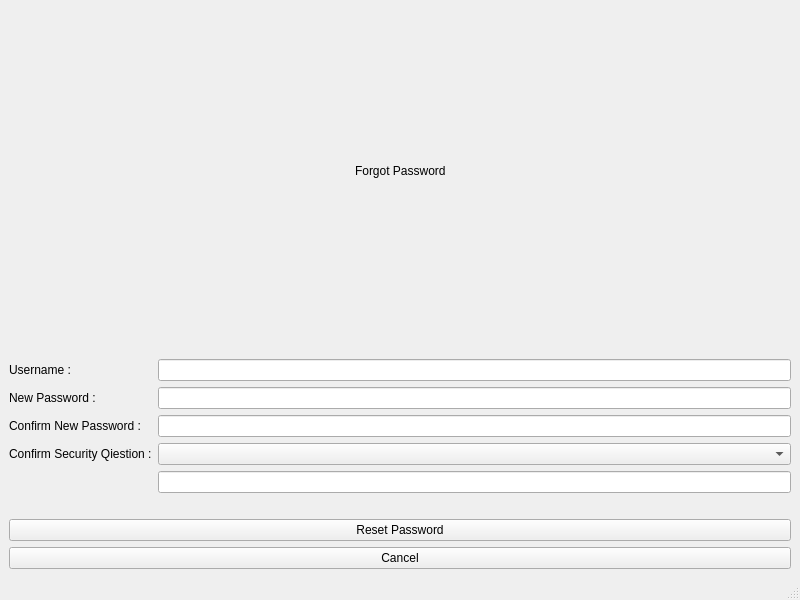
<?xml version="1.0" encoding="UTF-8"?>
<ui version="4.0">
 <class>MainWindow</class>
 <widget class="QMainWindow" name="MainWindow">
  <property name="geometry">
   <rect>
    <x>0</x>
    <y>0</y>
    <width>800</width>
    <height>600</height>
   </rect>
  </property>
  <property name="windowTitle">
   <string>MainWindow</string>
  </property>
  <widget class="QWidget" name="centralwidget">
   <layout class="QVBoxLayout" name="verticalLayout_5">
    <item>
     <layout class="QVBoxLayout" name="verticalLayout_4">
      <item>
       <layout class="QHBoxLayout" name="horizontalLayout_4">
        <item>
         <spacer name="horizontalSpacer">
          <property name="orientation">
           <enum>Qt::Horizontal</enum>
          </property>
          <property name="sizeHint" stdset="0">
           <size>
            <width>40</width>
            <height>20</height>
           </size>
          </property>
         </spacer>
        </item>
        <item>
         <widget class="QLabel" name="label">
          <property name="text">
           <string>Forgot Password</string>
          </property>
         </widget>
        </item>
        <item>
         <spacer name="horizontalSpacer_2">
          <property name="orientation">
           <enum>Qt::Horizontal</enum>
          </property>
          <property name="sizeHint" stdset="0">
           <size>
            <width>40</width>
            <height>20</height>
           </size>
          </property>
         </spacer>
        </item>
       </layout>
      </item>
      <item>
       <spacer name="horizontalSpacer_3">
        <property name="orientation">
         <enum>Qt::Horizontal</enum>
        </property>
        <property name="sizeHint" stdset="0">
         <size>
          <width>40</width>
          <height>20</height>
         </size>
        </property>
       </spacer>
      </item>
      <item>
       <layout class="QGridLayout" name="gridLayout">
        <item row="0" column="1">
         <widget class="QLineEdit" name="lineEdit"/>
        </item>
        <item row="2" column="0">
         <widget class="QLabel" name="label_4">
          <property name="text">
           <string>Confirm New Password :</string>
          </property>
         </widget>
        </item>
        <item row="3" column="1">
         <widget class="QComboBox" name="comboBox"/>
        </item>
        <item row="1" column="0">
         <widget class="QLabel" name="label_3">
          <property name="text">
           <string>New Password :</string>
          </property>
         </widget>
        </item>
        <item row="1" column="1">
         <widget class="QLineEdit" name="lineEdit_2"/>
        </item>
        <item row="3" column="0">
         <widget class="QLabel" name="label_5">
          <property name="text">
           <string>Confirm Security Qiestion :</string>
          </property>
         </widget>
        </item>
        <item row="2" column="1">
         <widget class="QLineEdit" name="lineEdit_3"/>
        </item>
        <item row="0" column="0">
         <widget class="QLabel" name="label_2">
          <property name="text">
           <string>Username :</string>
          </property>
         </widget>
        </item>
        <item row="4" column="1">
         <widget class="QLineEdit" name="lineEdit_4"/>
        </item>
       </layout>
      </item>
      <item>
       <spacer name="horizontalSpacer_4">
        <property name="orientation">
         <enum>Qt::Horizontal</enum>
        </property>
        <property name="sizeHint" stdset="0">
         <size>
          <width>40</width>
          <height>20</height>
         </size>
        </property>
       </spacer>
      </item>
      <item>
       <widget class="QPushButton" name="pushButton">
        <property name="text">
         <string>Reset Password</string>
        </property>
       </widget>
      </item>
      <item>
       <widget class="QPushButton" name="pushButton_2">
        <property name="text">
         <string>Cancel</string>
        </property>
       </widget>
      </item>
     </layout>
    </item>
   </layout>
  </widget>
  <widget class="QMenuBar" name="menubar">
   <property name="geometry">
    <rect>
     <x>0</x>
     <y>0</y>
     <width>800</width>
     <height>32</height>
    </rect>
   </property>
  </widget>
  <widget class="QStatusBar" name="statusbar"/>
 </widget>
 <resources/>
 <connections/>
</ui>
